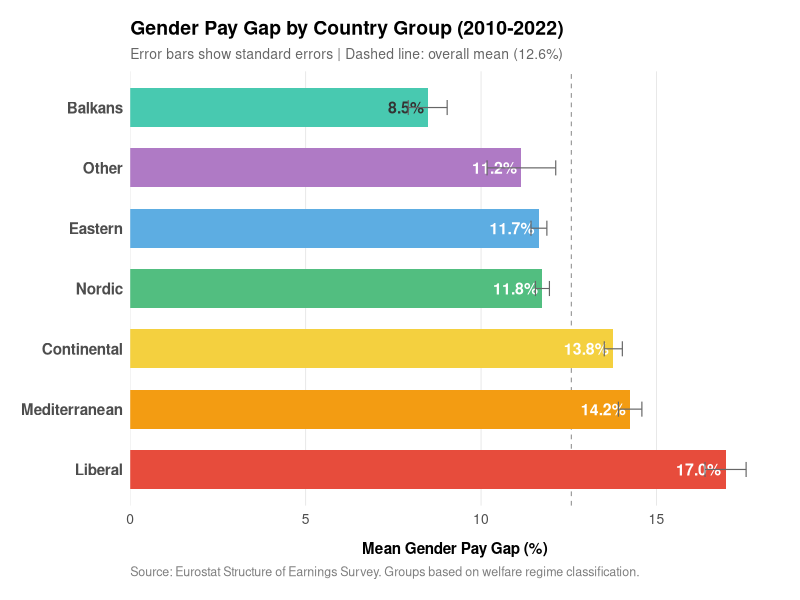

R code for this plot:
library(tidyverse)

# Read data
country_group_stats <- read.csv("output/data/country_group_statistics.csv")

# Prepare data - exclude Unclassified
country_group_plot <- country_group_stats %>%
  filter(country_group != "Unclassified") %>%
  arrange(desc(mean_gap)) %>%  # Sort from highest to lowest
  mutate(
    country_group = factor(country_group, levels = country_group),
    se = sd_gap / sqrt(n_obs),  # Standard error
    label_text = sprintf("%.1f%%", mean_gap),  # Format label
    # Determine text color based on bar size (white for long bars, dark for short)
    text_color = ifelse(mean_gap > 10, "white", "gray20")
  )

# Calculate overall mean
overall_mean <- mean(country_group_plot$mean_gap)

# Create clean bar chart with embedded values
p <- ggplot(country_group_plot, aes(x = mean_gap, y = country_group)) +
  # Vertical line for overall mean
  geom_vline(xintercept = overall_mean, 
             linetype = "dashed", color = "gray60", linewidth = 0.4) +
  
  # Bars
  geom_col(aes(fill = country_group), width = 0.65, show.legend = FALSE) +
  
  # Embedded value labels inside bars
  geom_text(aes(label = label_text, color = text_color), 
            hjust = 1.1, size = 4, fontface = "bold",
            show.legend = FALSE) +
  
  # Error bars (standard errors)
  geom_errorbarh(aes(xmin = mean_gap - se, xmax = mean_gap + se),
                 height = 0.25, color = "gray40", linewidth = 0.4) +
  
  # Manual color scheme
  scale_fill_manual(
    values = c(
      "Liberal" = "#E74C3C",
      "Mediterranean" = "#F39C12", 
      "Continental" = "#F4D03F",
      "Nordic" = "#52BE80",
      "Eastern" = "#5DADE2",
      "Other" = "#AF7AC5",
      "Balkans" = "#48C9B0"
    )
  ) +
  
  scale_color_identity() +  # Use text_color as is
  
  # Scales
  scale_x_continuous(
    breaks = seq(0, 20, 5),
    limits = c(0, 18.5),
    expand = c(0, 0)
  ) +
  
  # Labels
  labs(
    title = "Gender Pay Gap by Country Group (2010-2022)",
    subtitle = sprintf("Error bars show standard errors | Dashed line: overall mean (%.1f%%)", overall_mean),
    x = "Mean Gender Pay Gap (%)",
    y = NULL,
    caption = "Source: Eurostat Structure of Earnings Survey. Groups based on welfare regime classification."
  ) +
  
  # Clean minimal theme
  theme_minimal(base_size = 12) +
  theme(
    plot.title = element_text(face = "bold", size = 14, hjust = 0),
    plot.subtitle = element_text(size = 10, color = "gray40", hjust = 0),
    plot.caption = element_text(size = 9, color = "gray50", hjust = 0),
    axis.title.x = element_text(face = "bold", size = 11, margin = margin(t = 10)),
    axis.title.y = element_blank(),
    axis.text.y = element_text(size = 11, face = "bold"),
    axis.text.x = element_text(size = 10),
    panel.grid.major.y = element_blank(),
    panel.grid.minor = element_blank(),
    panel.grid.major.x = element_line(color = "gray90", linewidth = 0.3),
    plot.margin = margin(15, 15, 15, 15)
  )

# Save figure
ggsave("output/figures/country_groups_comparison.png", p, 
       width = 10, height = 6, dpi = 300, bg = "white")

cat("✅ Country groups figure created: output/figures/country_groups_comparison.png\n")
cat(sprintf("   Groups: %d (excluding Unclassified)\n", nrow(country_group_plot)))
cat(sprintf("   Overall mean: %.2f%%\n", overall_mean))
cat(sprintf("   Range: %.2f%% (Balkans) to %.2f%% (Liberal)\n", 
            min(country_group_plot$mean_gap), max(country_group_plot$mean_gap)))
